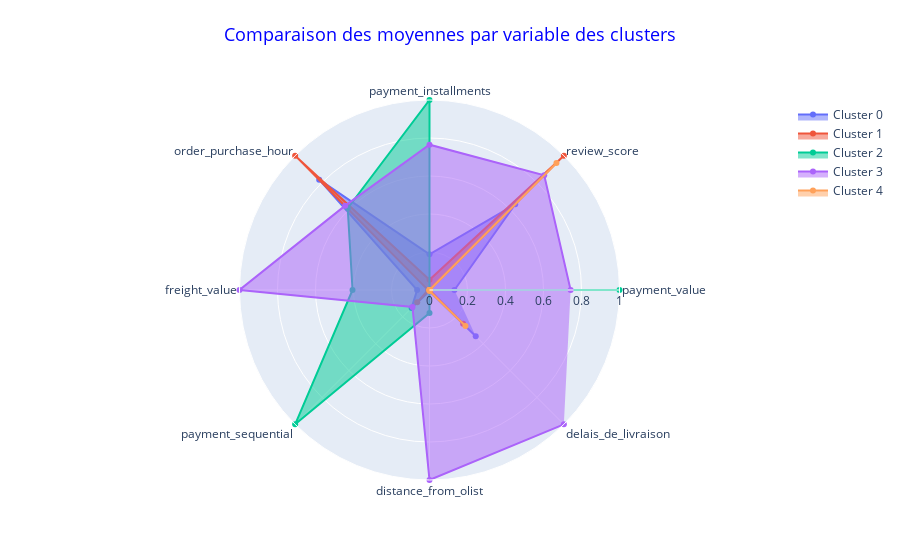

The cell this chart's notebook holds for it:
### Code cell
# KMeans Pipeline with best K
kmeans_model_bis = Pipeline([("preprocessor", MinMaxScaler()),
                             ("kmeans", KMeans(K))])
kmeans_model_bis.fit(X_bis)

# Kmeans labels
kmeans_labels_bis = kmeans_model_bis.named_steps['kmeans'].labels_

# Scale X
scaler = MinMaxScaler()
X_scaled_bis = scaler.fit_transform(X_bis)
X_scaled_bis = pd.DataFrame(X_scaled_bis, index=X_bis.index, columns=X_bis.columns)
X_scaled_bis["kmeans_label"] = kmeans_labels_bis

# Group by cluster
X_scaled_clusters_bis = X_scaled_bis.groupby("kmeans_label").mean()

# Plot Radar chart
plot_radars(data=X_scaled_clusters_bis,
            group="kmeans_label")

### Figure 1 — Plotly figure (JSON) as saved in the notebook; plotly's stock layout.template omitted (floating-point values rounded to 4 significant figures)
{"data": [{"fill": "toself", "name": "Cluster 0", "r": [0.1313, 0.6381, 0.1878, 0.8212, 0.06506, 0.133, 0.006135, 0.3441], "theta": ["payment_value", "review_score", "payment_installments", "order_purchase_hour", "freight_value", "payment_sequential", "distance_from_olist", "delais_de_livraison"], "type": "scatterpolar"}, {"fill": "toself", "name": "Cluster 1", "r": [0, 1.0, 0.05351, 1, 0.00728, 0.09154, 0, 0.2504], "theta": ["payment_value", "review_score", "payment_installments", "order_purchase_hour", "freight_value", "payment_sequential", "distance_from_olist", "delais_de_livraison"], "type": "scatterpolar"}, {"fill": "toself", "name": "Cluster 2", "r": [1.0, 0, 1, 0.6088, 0.4051, 1.0, 0.1208, 0], "theta": ["payment_value", "review_score", "payment_installments", "order_purchase_hour", "freight_value", "payment_sequential", "distance_from_olist", "delais_de_livraison"], "type": "scatterpolar"}, {"fill": "toself", "name": "Cluster 3", "r": [0.7428, 0.8539, 0.7649, 0.6277, 1, 0.1268, 1, 1], "theta": ["payment_value", "review_score", "payment_installments", "order_purchase_hour", "freight_value", "payment_sequential", "distance_from_olist", "delais_de_livraison"], "type": "scatterpolar"}, {"fill": "toself", "name": "Cluster 4", "r": [0.001234, 0.9449, 0, 0, 0, 0, 0.005218, 0.2675], "theta": ["payment_value", "review_score", "payment_installments", "order_purchase_hour", "freight_value", "payment_sequential", "distance_from_olist", "delais_de_livraison"], "type": "scatterpolar"}], "layout": {"polar": {"radialaxis": {"range": [0, 1], "visible": true}}, "showlegend": true, "title": {"font": {"color": "blue", "size": 18}, "text": "Comparaison des moyennes par variable des clusters", "x": 0.5, "xanchor": "center", "y": 0.95, "yanchor": "top"}}}
